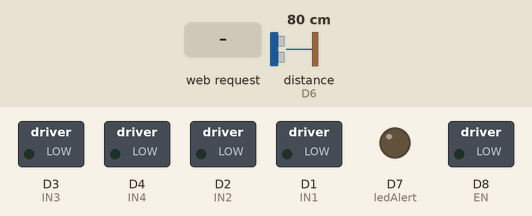
Recording of a sketch running on a simulated ESP8266 (NodeMCU). Shown: switched loads named in the sketch (green lamp = pin HIGH), output pins drawn as LEDs (lit = HIGH). The inputs (shaded band) are chosen by the test bench; at power-on: distance to the obstacle (sensor on D6) 80 cm. The echo pulse lasts 58.3 µs per cm; WiFi joins after 1.5 s; servers stay silent unless stated; pins used as bus, display or sensor lines are not drawn; what the sketch prints to the serial monitor is not drawn.

Above: at 2.7 s.
2.8 s: HTTP request GET /forward received
At 3.2 s:
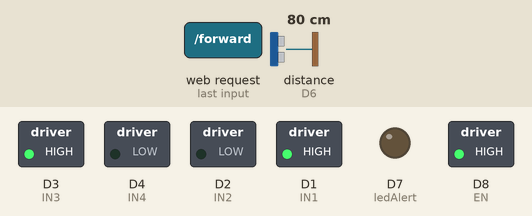
4.3 s: distance to the obstacle (sensor on D6) set to 13 cm
5.8 s: distance to the obstacle (sensor on D6) set to 9 cm
At 7.5 s:
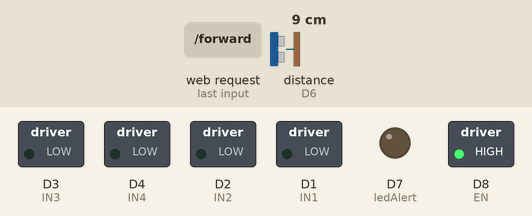
8.3 s: HTTP request GET /backward received
At 9.5 s:
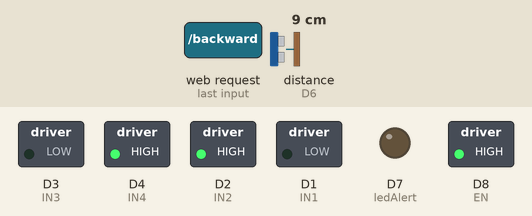
9.8 s: HTTP request GET /left received
At 10.8 s:
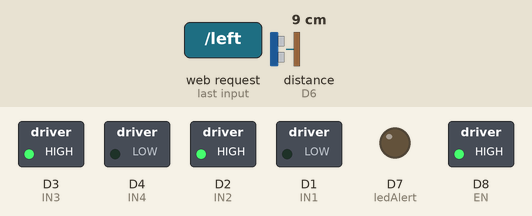
11.3 s: HTTP request GET /right received
At 11.9 s:
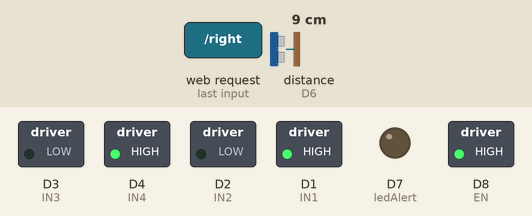
Timing chart, 0 to 13.8 s (numbered marks = the images above; inputs shaded):
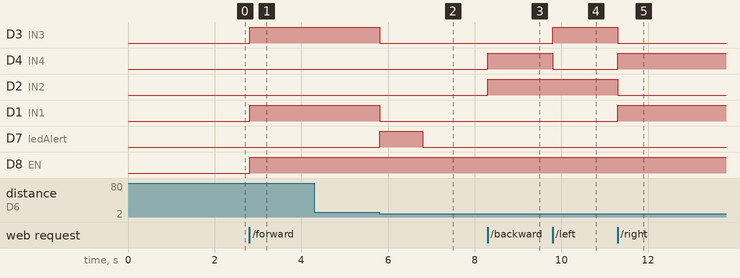

The sketch:

WifiRoverControlEnhanced.ino
```cpp
#include <ESP8266WiFi.h>
#include <ESP8266WebServer.h>

// WiFi credentials
const char* ssid = "Rover";
const char* password = "12345678";

// Motor pins
#define IN1 D1
#define IN2 D2
#define IN3 D3
#define IN4 D4
#define EN D8

// Ultrasonic sensor pins
#define trigPin D5
#define echoPin D6

// LED pin
#define ledAlert D7

int distanceThreshold = 10; // Obstacle detection threshold (cm)
String currentCommand = "stop";
bool isMovingForward = false;

ESP8266WebServer server(80);

int motorSpeed = 1023; // PWM speed (0-1023 for ESP8266)

// Stop all motors
void stopMotors() {
  digitalWrite(IN1, LOW);
  digitalWrite(IN2, LOW);
  digitalWrite(IN3, LOW);
  digitalWrite(IN4, LOW);
}

// Move forward with obstacle check
void moveForward() {
  long distance = getDistance();
  if (distance == 0 || distance > 400) {
    Serial.print("Ignored distance reading: ");
    Serial.println(distance);
    return;
  }
  if (distance > distanceThreshold) {
    analogWrite(EN, motorSpeed);
    digitalWrite(IN1, HIGH);
    digitalWrite(IN2, LOW);
    digitalWrite(IN3, HIGH);
    digitalWrite(IN4, LOW);
    digitalWrite(ledAlert, LOW);
  } else {
    currentCommand = "stop";
    stopMotors();
    digitalWrite(ledAlert, HIGH);
    delay(1000);
    digitalWrite(ledAlert, LOW);
    isMovingForward = false;
  }
}

// Move backward
void moveBackward() {
  analogWrite(EN, motorSpeed);
  digitalWrite(IN1, LOW);
  digitalWrite(IN2, HIGH);
  digitalWrite(IN3, LOW);
  digitalWrite(IN4, HIGH);
}

// Turn left
void moveLeft() {
  analogWrite(EN, motorSpeed);
  digitalWrite(IN1, LOW);
  digitalWrite(IN2, HIGH);
  digitalWrite(IN3, HIGH);
  digitalWrite(IN4, LOW);
}

// Turn right
void moveRight() {
  analogWrite(EN, motorSpeed);
  digitalWrite(IN1, HIGH);
  digitalWrite(IN2, LOW);
  digitalWrite(IN3, LOW);
  digitalWrite(IN4, HIGH);
}

// Measure distance using ultrasonic sensor
long getDistance() {
  digitalWrite(trigPin, LOW);
  delayMicroseconds(2);
  digitalWrite(trigPin, HIGH);
  delayMicroseconds(10);
  digitalWrite(trigPin, LOW);
  long duration = pulseIn(echoPin, HIGH, 30000);
  long distance = duration * 0.034 / 2;
  Serial.println(distance);
  return distance;
}

// HTML page for rover control
String webPage = R"rawliteral(
<html>
  <head>
    <title>Rover Control</title>
    <meta name="viewport" content="width=device-width, initial-scale=1">
    <style>
      body {
        text-align:center;
        font-family:sans-serif;
        font-size:1.2em;
        margin:0;
        padding:0;
        background: #f5f7fa;
      }
      h2 {
        margin-top: 20px;
        color: #1976d2;
        letter-spacing: 2px;
        text-shadow: 1px 1px 2px #0001;
      }
      .controls {
        display: flex;
        flex-direction: column;
        align-items: center;
        gap: 18px;
        margin-top: 30px;
        background: #fff;
        border-radius: 18px;
        box-shadow: 0 4px 24px #0001;
        padding: 24px 0 32px 0;
        max-width: 480px;
        margin-left: auto;
        margin-right: auto;
      }
      .row {
        display: flex;
        gap: 18px;
        justify-content: center;
      }
      .direction-btn {
        background: #43a047;
        color: white;
        border: none;
        border-radius: 12px;
        font-size: 1.1em;
        font-weight: bold;
        width: 28vw; max-width: 140px; min-width: 80px;
        height: 10vw; max-height: 60px; min-height: 40px;
        box-shadow: 0 2px 8px #0002;
        transition: background 0.2s;
        margin: 0 2px;
      }
      .direction-btn:active { background: #388e3c; }
      .speed-btn {
        background: #fbc02d;
        color: #222;
        border: none;
        border-radius: 12px;
        font-size: 1.1em;
        font-weight: bold;
        width: 24vw; max-width: 110px; min-width: 70px;
        height: 9vw; max-height: 50px; min-height: 35px;
        box-shadow: 0 2px 8px #0002;
        transition: background 0.2s;
        margin: 0 2px;
      }
      .speed-btn:active { background: #f9a825; }
      .slider-row {
        margin: 32px 0 0 0;
        width: 100%;
      }
      .slider-label {
        margin-bottom: 8px;
        font-weight: bold;
        color: #1976d2;
        font-size: 1.05em;
      }
      .slider-container {
        display: flex;
        flex-direction: column;
        align-items: center;
        width: 100%;
      }
      #thresholdSlider {
        width: 90%;
        max-width: 500px;
        min-width: 180px;
        margin: 0 0 8px 0;
      }
      #thresholdValue {
        display: inline-block;
        margin-left: 10px;
        font-weight: bold;
        color: #388e3c;
        font-size: 1.1em;
      }
      button {
        overflow: hidden;
        text-overflow: ellipsis;
        white-space: nowrap;
        touch-action: manipulation;
        outline: none;
      }
      button:focus {
        box-shadow: 0 0 0 2px #1976d2;
      }
      @media (max-width: 600px) {
        .direction-btn, .speed-btn { font-size: 1em; }
        #thresholdSlider { width: 98vw; }
        .controls { max-width: 98vw; }
      }
    </style>
    <script>
      function sendCommand(cmd) {
        fetch('/' + cmd);
      }
      function setupButton(id, cmd) {
        var btn = document.getElementById(id);
        btn.addEventListener('mousedown', function() { sendCommand(cmd); });
        btn.addEventListener('touchstart', function(e) { sendCommand(cmd); e.preventDefault(); });
        btn.addEventListener('mouseup', function() { sendCommand('stop'); });
        btn.addEventListener('mouseleave', function() { sendCommand('stop'); });
        btn.addEventListener('touchend', function() { sendCommand('stop'); });
      }
      function setThreshold(val) {
        document.getElementById('thresholdValue').innerText = val + " cm";
        fetch('/setThreshold?value=' + val);
      }
      window.onload = function() {
        setupButton('forwardBtn', 'forward');
        setupButton('leftBtn', 'left');
        setupButton('rightBtn', 'right');
        setupButton('backwardBtn', 'backward');
        document.getElementById('thresholdSlider').value = %THRESHOLD%;
        document.getElementById('thresholdValue').innerText = %THRESHOLD% + " cm";
      }
    </script>
  </head>
  <body>
    <h2>WiFi Rover Control</h2>
    <div class="controls">
      <div class="row">
        <button id="forwardBtn" class="direction-btn">Forward</button>
      </div>
      <div class="row">
        <button id="leftBtn" class="direction-btn">Left</button>
        <button id="rightBtn" class="direction-btn">Right</button>
      </div>
      <div class="row">
        <button id="backwardBtn" class="direction-btn">Backward</button>
      </div>
      <div class="row">
        <button onclick='sendCommand("turbo")' class="speed-btn">Turbo</button>
        <button onclick='sendCommand("normal")' class="speed-btn">Normal</button>
        <button onclick='sendCommand("slow")' class="speed-btn">Slow</button>
      </div>
      <div class="slider-row">
        <div class="slider-label">Obstacle Threshold</div>
        <div class="slider-container">
          <input type="range" id="thresholdSlider" min="2" max="100" value="%THRESHOLD%" oninput="setThreshold(this.value)">
          <span id="thresholdValue"></span>
        </div>
      </div>
    </div>
  </body>
</html>
)rawliteral";

// Web routes
void handleRoot() {
  String page = webPage;
  page.replace("%THRESHOLD%", String(distanceThreshold));
  server.send(200, "text/html", page);
}

void handleForward() {
  currentCommand = "forward";
  isMovingForward = true;
  server.send(200, "text/html", "");
}

void handleBackward() {
  currentCommand = "backward";
  moveBackward();
  server.send(200, "text/html", "");
}

void handleLeft() {
  currentCommand = "left";
  moveLeft();
  server.send(200, "text/html", "");
}

void handleRight() {
  currentCommand = "right";
  moveRight();
  server.send(200, "text/html", "");
}

void handleStop() {
  currentCommand = "stop";
  isMovingForward = false;
  stopMotors();
  server.send(200, "text/html", "");
}

void handleTurbo() { motorSpeed = 1023; server.send(200, "text/html", ""); }
void handleNormal() { motorSpeed = 200; server.send(200, "text/html", ""); }
void handleSlow() { motorSpeed = 100; server.send(200, "text/html", ""); }

void handleSetThreshold() {
  if (server.hasArg("value")) {
    int newThreshold = server.arg("value").toInt();
    if (newThreshold >= 2 && newThreshold <= 100) {
      distanceThreshold = newThreshold;
    }
  }
  server.send(200, "text/html", "");
}

void setup() {
  Serial.begin(9600);

  pinMode(IN1, OUTPUT);
  pinMode(IN2, OUTPUT);
  pinMode(IN3, OUTPUT);
  pinMode(IN4, OUTPUT);
  pinMode(EN, OUTPUT);

  pinMode(trigPin, OUTPUT);
  pinMode(echoPin, INPUT);

  pinMode(ledAlert, OUTPUT);
  digitalWrite(ledAlert, LOW);

  WiFi.begin(ssid, password);
  while (WiFi.status() != WL_CONNECTED) {
    delay(500); Serial.print(".");
  }
  Serial.println("WiFi connected");
  Serial.println(WiFi.localIP());

  server.on("/", handleRoot);
  server.on("/forward", handleForward);
  server.on("/backward", handleBackward);
  server.on("/left", handleLeft);
  server.on("/right", handleRight);
  server.on("/stop", handleStop);
  server.on("/turbo", handleTurbo);
  server.on("/normal", handleNormal);
  server.on("/slow", handleSlow);
  server.on("/setThreshold", handleSetThreshold);

  server.begin();
}

void loop() {
  server.handleClient();

  // Continuously check for obstacle while moving forward
  if (isMovingForward) {
    moveForward();
  }
}
```

Measured:
- the behaviour switches between 12 and 11 cm on distance to the obstacle (sensor on D6) (found by bisection; images 1 and 2)
- after the input at 2.8 s, D3 (IN3), D1 (IN1), D8 (EN): LOW → HIGH at once
- after the input at 4.3 s, every drawn part: stays the same
- after the input at 5.8 s, D3 (IN3), D1 (IN1): HIGH → LOW at once; D7 (ledAlert): LOW → HIGH at once, → LOW 1.0 s later
- after the input at 8.3 s, D4 (IN4), D2 (IN2): LOW → HIGH at once
- after the input at 9.8 s, D3 (IN3): LOW → HIGH at once; D4 (IN4): HIGH → LOW at once
- after the input at 11.3 s, D3 (IN3), D2 (IN2): HIGH → LOW at once; D4 (IN4), D1 (IN1): LOW → HIGH at once
